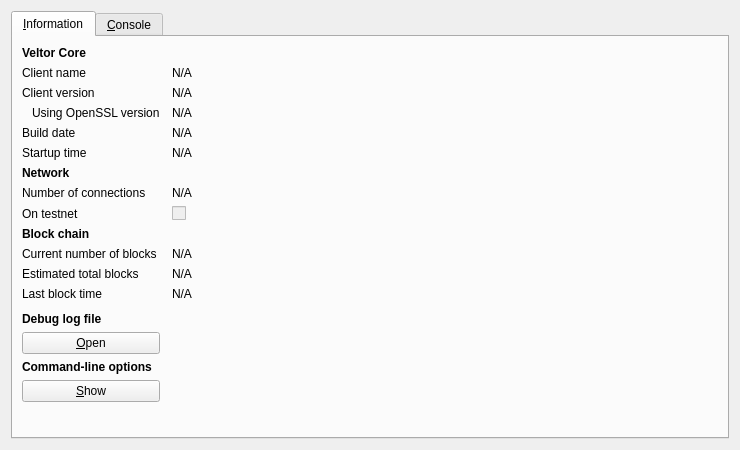
<?xml version="1.0" encoding="UTF-8"?>
<ui version="4.0">
 <class>RPCConsole</class>
 <widget class="QDialog" name="RPCConsole">
  <property name="geometry">
   <rect>
    <x>0</x>
    <y>0</y>
    <width>740</width>
    <height>450</height>
   </rect>
  </property>
  <property name="windowTitle">
   <string>Veltor - Debug window</string>
  </property>
  <layout class="QVBoxLayout" name="verticalLayout_2">
   <item>
    <widget class="QTabWidget" name="tabWidget">
     <property name="currentIndex">
      <number>0</number>
     </property>
     <widget class="QWidget" name="tab_info">
      <attribute name="title">
       <string>&amp;Information</string>
      </attribute>
      <layout class="QGridLayout" name="gridLayout" columnstretch="0,1">
       <property name="horizontalSpacing">
        <number>12</number>
       </property>
       <item row="0" column="0">
        <widget class="QLabel" name="label_9">
         <property name="font">
          <font>
           <weight>75</weight>
           <bold>true</bold>
          </font>
         </property>
         <property name="text">
          <string>Veltor Core</string>
         </property>
        </widget>
       </item>
       <item row="1" column="0">
        <widget class="QLabel" name="label_5">
         <property name="text">
          <string>Client name</string>
         </property>
        </widget>
       </item>
       <item row="1" column="1">
        <widget class="QLabel" name="clientName">
         <property name="cursor">
          <cursorShape>IBeamCursor</cursorShape>
         </property>
         <property name="text">
          <string>N/A</string>
         </property>
         <property name="textFormat">
          <enum>Qt::PlainText</enum>
         </property>
         <property name="textInteractionFlags">
          <set>Qt::LinksAccessibleByMouse|Qt::TextSelectableByKeyboard|Qt::TextSelectableByMouse</set>
         </property>
        </widget>
       </item>
       <item row="2" column="0">
        <widget class="QLabel" name="label_6">
         <property name="text">
          <string>Client version</string>
         </property>
        </widget>
       </item>
       <item row="2" column="1">
        <widget class="QLabel" name="clientVersion">
         <property name="cursor">
          <cursorShape>IBeamCursor</cursorShape>
         </property>
         <property name="text">
          <string>N/A</string>
         </property>
         <property name="textFormat">
          <enum>Qt::PlainText</enum>
         </property>
         <property name="textInteractionFlags">
          <set>Qt::LinksAccessibleByMouse|Qt::TextSelectableByKeyboard|Qt::TextSelectableByMouse</set>
         </property>
        </widget>
       </item>
       <item row="3" column="0">
        <widget class="QLabel" name="label_14">
         <property name="text">
          <string>Using OpenSSL version</string>
         </property>
         <property name="indent">
          <number>10</number>
         </property>
        </widget>
       </item>
       <item row="3" column="1">
        <widget class="QLabel" name="openSSLVersion">
         <property name="cursor">
          <cursorShape>IBeamCursor</cursorShape>
         </property>
         <property name="text">
          <string>N/A</string>
         </property>
         <property name="textFormat">
          <enum>Qt::PlainText</enum>
         </property>
         <property name="textInteractionFlags">
          <set>Qt::LinksAccessibleByMouse|Qt::TextSelectableByKeyboard|Qt::TextSelectableByMouse</set>
         </property>
        </widget>
       </item>
       <item row="4" column="0">
        <widget class="QLabel" name="label_12">
         <property name="text">
          <string>Build date</string>
         </property>
        </widget>
       </item>
       <item row="4" column="1">
        <widget class="QLabel" name="buildDate">
         <property name="cursor">
          <cursorShape>IBeamCursor</cursorShape>
         </property>
         <property name="text">
          <string>N/A</string>
         </property>
         <property name="textFormat">
          <enum>Qt::PlainText</enum>
         </property>
         <property name="textInteractionFlags">
          <set>Qt::LinksAccessibleByMouse|Qt::TextSelectableByKeyboard|Qt::TextSelectableByMouse</set>
         </property>
        </widget>
       </item>
       <item row="5" column="0">
        <widget class="QLabel" name="label_13">
         <property name="text">
          <string>Startup time</string>
         </property>
        </widget>
       </item>
       <item row="5" column="1">
        <widget class="QLabel" name="startupTime">
         <property name="cursor">
          <cursorShape>IBeamCursor</cursorShape>
         </property>
         <property name="text">
          <string>N/A</string>
         </property>
         <property name="textFormat">
          <enum>Qt::PlainText</enum>
         </property>
         <property name="textInteractionFlags">
          <set>Qt::LinksAccessibleByMouse|Qt::TextSelectableByKeyboard|Qt::TextSelectableByMouse</set>
         </property>
        </widget>
       </item>
       <item row="6" column="0">
        <widget class="QLabel" name="label_11">
         <property name="font">
          <font>
           <weight>75</weight>
           <bold>true</bold>
          </font>
         </property>
         <property name="text">
          <string>Network</string>
         </property>
        </widget>
       </item>
       <item row="7" column="0">
        <widget class="QLabel" name="label_7">
         <property name="text">
          <string>Number of connections</string>
         </property>
        </widget>
       </item>
       <item row="7" column="1">
        <widget class="QLabel" name="numberOfConnections">
         <property name="cursor">
          <cursorShape>IBeamCursor</cursorShape>
         </property>
         <property name="text">
          <string>N/A</string>
         </property>
         <property name="textFormat">
          <enum>Qt::PlainText</enum>
         </property>
         <property name="textInteractionFlags">
          <set>Qt::LinksAccessibleByMouse|Qt::TextSelectableByKeyboard|Qt::TextSelectableByMouse</set>
         </property>
        </widget>
       </item>
       <item row="8" column="0">
        <widget class="QLabel" name="label_8">
         <property name="text">
          <string>On testnet</string>
         </property>
        </widget>
       </item>
       <item row="8" column="1">
        <widget class="QCheckBox" name="isTestNet">
         <property name="enabled">
          <bool>false</bool>
         </property>
         <property name="text">
          <string/>
         </property>
        </widget>
       </item>
       <item row="9" column="0">
        <widget class="QLabel" name="label_10">
         <property name="font">
          <font>
           <weight>75</weight>
           <bold>true</bold>
          </font>
         </property>
         <property name="text">
          <string>Block chain</string>
         </property>
        </widget>
       </item>
       <item row="10" column="0">
        <widget class="QLabel" name="label_3">
         <property name="text">
          <string>Current number of blocks</string>
         </property>
        </widget>
       </item>
       <item row="10" column="1">
        <widget class="QLabel" name="numberOfBlocks">
         <property name="cursor">
          <cursorShape>IBeamCursor</cursorShape>
         </property>
         <property name="text">
          <string>N/A</string>
         </property>
         <property name="textFormat">
          <enum>Qt::PlainText</enum>
         </property>
         <property name="textInteractionFlags">
          <set>Qt::LinksAccessibleByMouse|Qt::TextSelectableByKeyboard|Qt::TextSelectableByMouse</set>
         </property>
        </widget>
       </item>
       <item row="11" column="0">
        <widget class="QLabel" name="label_4">
         <property name="text">
          <string>Estimated total blocks</string>
         </property>
        </widget>
       </item>
       <item row="11" column="1">
        <widget class="QLabel" name="totalBlocks">
         <property name="cursor">
          <cursorShape>IBeamCursor</cursorShape>
         </property>
         <property name="text">
          <string>N/A</string>
         </property>
         <property name="textFormat">
          <enum>Qt::PlainText</enum>
         </property>
         <property name="textInteractionFlags">
          <set>Qt::LinksAccessibleByMouse|Qt::TextSelectableByKeyboard|Qt::TextSelectableByMouse</set>
         </property>
        </widget>
       </item>
       <item row="12" column="0">
        <widget class="QLabel" name="label_2">
         <property name="text">
          <string>Last block time</string>
         </property>
        </widget>
       </item>
       <item row="12" column="1">
        <widget class="QLabel" name="lastBlockTime">
         <property name="cursor">
          <cursorShape>IBeamCursor</cursorShape>
         </property>
         <property name="text">
          <string>N/A</string>
         </property>
         <property name="textFormat">
          <enum>Qt::PlainText</enum>
         </property>
         <property name="textInteractionFlags">
          <set>Qt::LinksAccessibleByMouse|Qt::TextSelectableByKeyboard|Qt::TextSelectableByMouse</set>
         </property>
        </widget>
       </item>
       <item row="13" column="0">
        <spacer name="verticalSpacer_2">
         <property name="orientation">
          <enum>Qt::Vertical</enum>
         </property>
         <property name="sizeHint" stdset="0">
          <size>
           <width>20</width>
           <height>20</height>
          </size>
         </property>
        </spacer>
       </item>
       <item row="14" column="0">
        <widget class="QLabel" name="labelDebugLogfile">
         <property name="font">
          <font>
           <weight>75</weight>
           <bold>true</bold>
          </font>
         </property>
         <property name="text">
          <string>Debug log file</string>
         </property>
        </widget>
       </item>
       <item row="15" column="0">
        <widget class="QPushButton" name="openDebugLogfileButton">
         <property name="toolTip">
          <string>Open the Veltor debug log file from the current data directory. This can take a few seconds for large log files.</string>
         </property>
         <property name="text">
          <string>&amp;Open</string>
         </property>
         <property name="autoDefault">
          <bool>false</bool>
         </property>
        </widget>
       </item>
       <item row="16" column="0">
        <widget class="QLabel" name="labelCLOptions">
         <property name="font">
          <font>
           <weight>75</weight>
           <bold>true</bold>
          </font>
         </property>
         <property name="text">
          <string>Command-line options</string>
         </property>
        </widget>
       </item>
       <item row="17" column="0">
        <widget class="QPushButton" name="showCLOptionsButton">
         <property name="toolTip">
          <string>Show the Veltor-Qt help message to get a list with possible Veltor command-line options.</string>
         </property>
         <property name="text">
          <string>&amp;Show</string>
         </property>
         <property name="autoDefault">
          <bool>false</bool>
         </property>
        </widget>
       </item>
       <item row="18" column="0">
        <spacer name="verticalSpacer">
         <property name="orientation">
          <enum>Qt::Vertical</enum>
         </property>
         <property name="sizeHint" stdset="0">
          <size>
           <width>20</width>
           <height>40</height>
          </size>
         </property>
        </spacer>
       </item>
      </layout>
     </widget>
     <widget class="QWidget" name="tab_console">
      <attribute name="title">
       <string>&amp;Console</string>
      </attribute>
      <layout class="QVBoxLayout" name="verticalLayout_3">
       <property name="spacing">
        <number>3</number>
       </property>
       <item>
        <widget class="QTextEdit" name="messagesWidget">
         <property name="minimumSize">
          <size>
           <width>0</width>
           <height>100</height>
          </size>
         </property>
         <property name="readOnly">
          <bool>true</bool>
         </property>
         <property name="tabKeyNavigation" stdset="0">
          <bool>false</bool>
         </property>
         <property name="columnCount" stdset="0">
          <number>2</number>
         </property>
        </widget>
       </item>
       <item>
        <layout class="QHBoxLayout" name="horizontalLayout">
         <property name="spacing">
          <number>3</number>
         </property>
         <item>
          <widget class="QLabel" name="label">
           <property name="text">
            <string notr="true">&gt;</string>
           </property>
          </widget>
         </item>
         <item>
          <widget class="QLineEdit" name="lineEdit"/>
         </item>
         <item>
          <widget class="QPushButton" name="clearButton">
           <property name="maximumSize">
            <size>
             <width>24</width>
             <height>24</height>
            </size>
           </property>
           <property name="toolTip">
            <string>Clear console</string>
           </property>
           <property name="text">
            <string/>
           </property>
           <property name="icon">
            <iconset resource="../bitcoin.qrc">
             <normaloff>:/icons/remove</normaloff>:/icons/remove</iconset>
           </property>
           <property name="shortcut">
            <string notr="true">Ctrl+L</string>
           </property>
           <property name="autoDefault">
            <bool>false</bool>
           </property>
          </widget>
         </item>
        </layout>
       </item>
      </layout>
     </widget>
    </widget>
   </item>
  </layout>
 </widget>
 <resources>
  <include location="../bitcoin.qrc"/>
 </resources>
 <connections/>
</ui>
